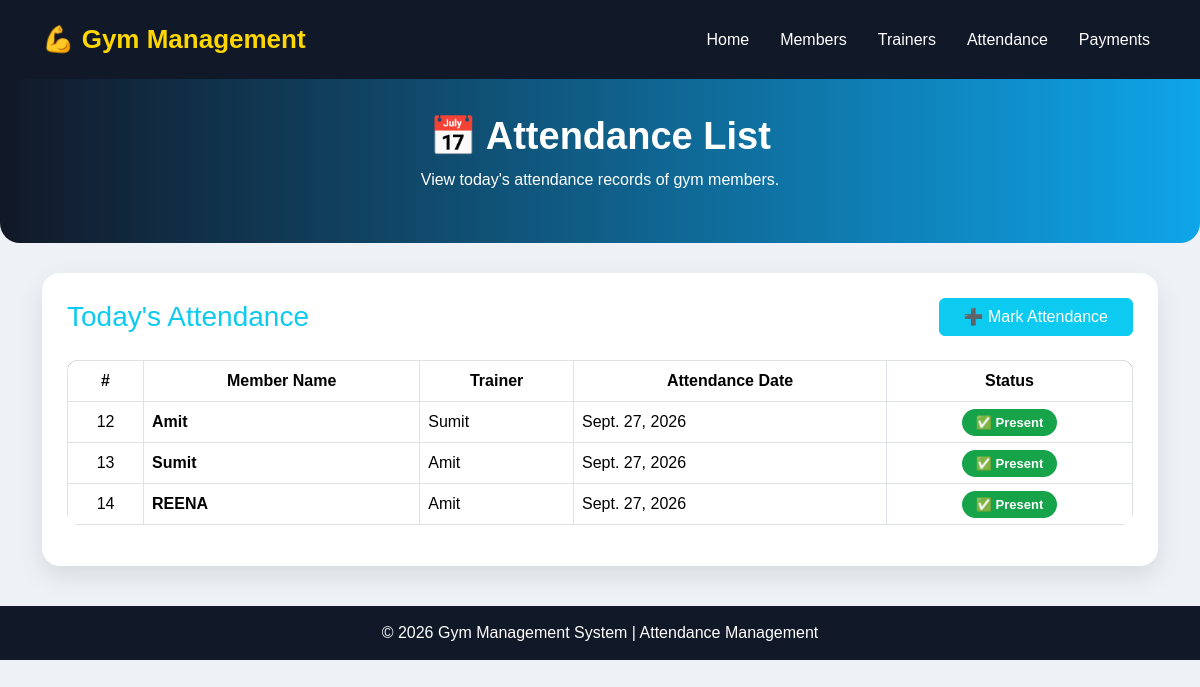
The page /attendance-list/ on the database its author committed.
### gym/models.py (models this page shows, shortened)
class Attendance(models.Model):
    STATUS_CHOICE = [
        ("Present", "Present"),
        ("Absent", "Absent")
    ]
    member = models.ForeignKey(Member, on_delete=models.CASCADE)
    trainer = models.ForeignKey(Trainer, on_delete=models.CASCADE)
    date = models.DateField()
    status = models.CharField(max_length=10, choices=STATUS_CHOICE)

class Member(models.Model):
    name = models.CharField(max_length=100)
    age = models.IntegerField()
    gender = models.CharField(max_length=10)
    phone = models.CharField(max_length=15)
    email = models.EmailField()
    address = models.CharField(max_length=200)
    join_date = models.DateField()

class Trainer(models.Model):
    name = models.CharField(max_length=100)
    trainer_id = models.CharField(max_length=20)
    phone = models.CharField(max_length=15)
    email = models.EmailField()
    specialization = models.CharField(max_length=100)

### gym/views.py (the view)
# urls.py: path("attendance-list/", views.attendance_list, name="attendance_list"),
def attendance_list(request):
    attendance = Attendance.objects.all()
    return render(request, "attendance_list.html", {
        "attendance": attendance,
    })

### gym/templates/attendance_list.html (shortened to what this page needs)
<!DOCTYPE html>
<html lang="en">
<head>
    <link href="https://cdn.jsdelivr.net/npm/bootstrap@5.3.7/dist/css/bootstrap.min.css" rel="stylesheet">
</head>
<body>
<nav class="navbar navbar-expand-lg navbar-dark">
    <div class="container">
        <a class="navbar-brand" href="/">💪 Gym Management</a>
        <div class="navbar-nav ms-auto">
            <a class="nav-link" href="/">Home</a>
            <a class="nav-link" href="/member/">Members</a>
            <a class="nav-link" href="/trainers/">Trainers</a>
            <a class="nav-link" href="/attendance-list/">Attendance</a>
            <a class="nav-link" href="/payment-list/">Payments</a>
        </div>
    </div>
</nav>
<div class="page-header">
    <h1>📅 Attendance List</h1>
    <p>View today's attendance records of gym members.</p>
</div>
<div class="container">
    <div class="table-card">
        <div class="d-flex justify-content-between align-items-center mb-4 flex-wrap gap-2">
            <h3 class="text-info mb-0">Today's Attendance</h3>
            <a href="/add-attendance/" class="btn btn-info text-white px-4">
                ➕ Mark Attendance
            </a>
        </div>
        <div class="table-responsive">
            <table class="table table-hover table-bordered align-middle">
                <thead>
                    <tr class="text-center">
                        <th>#</th>
                        <th>Member Name</th>
                        <th>Trainer</th>
                        <th>Attendance Date</th>
                        <th>Status</th>
                    </tr>
                </thead>
                <tbody>
                {% for item in attendance %}
                <tr>
                    <td class="text-center">{{ item.id }}</td>
                    <td>
                        <strong>{{ item.member.name }}</strong>
                    </td>
                    <td>{{ item.trainer.name }}</td>
                    <td>{{ item.date }}</td>
                    <td class="text-center">
                        {% if item.status == "Present" %}
                            <span class="present">✅ Present</span>
                        {% else %}
                            <span class="absent">❌ Absent</span>
                        {% endif %}
                    </td>
                </tr>
                {% empty %}
                <tr>
                    <td colspan="5" class="text-center text-danger fw-bold p-4">
                        No Attendance Records Found
                    </td>
                </tr>
                {% endfor %}
                </tbody>
            </table>
        </div>
    </div>
</div>
<footer>
    © 2026 Gym Management System | Attendance Management
</footer>
</body>
</html>

### gym/templates/attendance_list.html (style rules this page uses)
body { background:#eef2f7; font-family:Arial, Helvetica, sans-serif; }
.navbar { background:#111827 !important; padding:15px; }
.navbar-brand { color:#FFD700 !important; font-size:26px; font-weight:bold; }
.nav-link { color:white !important; margin-left:15px; font-weight:500; }
.page-header { background:linear-gradient(90deg,#111827,#0EA5E9); color:white; padding:35px; text-align:center; border-radius:0 0 20px 20px; margin-bottom:30px; }
.page-header h1 { font-size:38px; font-weight:bold; }
.table-card { background:white; padding:25px; border-radius:18px; box-shadow:0 10px 25px rgba(0,0,0,.1); }
.table { border-radius:12px; overflow:hidden; }
.table thead { background:#111827; color:white; }
td,th { vertical-align:middle; }
.present { background:#16a34a; color:white; padding:6px 14px; border-radius:20px; font-size:13px; font-weight:bold; }
footer { background:#111827; color:white; text-align:center; padding:15px; margin-top:40px; }

### rows shown on the page
Attendance: id "12", member.name "Amit", trainer.name "Sumit", date "Sept. 27, 2026", status "✅ Present"
Attendance: id "13", member.name "Sumit", trainer.name "Amit", date "Sept. 27, 2026", status "✅ Present"
Attendance: id "14", member.name "REENA", trainer.name "Amit", date "Sept. 27, 2026", status "✅ Present"
